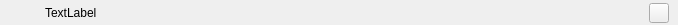
<?xml version="1.0" encoding="UTF-8"?>
<ui version="4.0">
 <class>Form</class>
 <widget class="QWidget" name="Form">
  <property name="geometry">
   <rect>
    <x>0</x>
    <y>0</y>
    <width>678</width>
    <height>25</height>
   </rect>
  </property>
  <property name="windowTitle">
   <string>Form</string>
  </property>
  <layout class="QVBoxLayout" name="verticalLayout">
   <property name="spacing">
    <number>0</number>
   </property>
   <property name="leftMargin">
    <number>0</number>
   </property>
   <property name="topMargin">
    <number>0</number>
   </property>
   <property name="rightMargin">
    <number>0</number>
   </property>
   <property name="bottomMargin">
    <number>0</number>
   </property>
   <item>
    <widget class="QWidget" name="widget" native="true">
     <layout class="QHBoxLayout" name="horizontalLayout">
      <property name="spacing">
       <number>0</number>
      </property>
      <property name="leftMargin">
       <number>20</number>
      </property>
      <property name="topMargin">
       <number>1</number>
      </property>
      <property name="bottomMargin">
       <number>0</number>
      </property>
      <item>
       <widget class="QLabel" name="label">
        <property name="minimumSize">
         <size>
          <width>20</width>
          <height>20</height>
         </size>
        </property>
        <property name="maximumSize">
         <size>
          <width>20</width>
          <height>20</height>
         </size>
        </property>
        <property name="text">
         <string/>
        </property>
        <property name="alignment">
         <set>Qt::AlignmentFlag::AlignCenter</set>
        </property>
       </widget>
      </item>
      <item>
       <widget class="QLabel" name="label_3">
        <property name="minimumSize">
         <size>
          <width>5</width>
          <height>20</height>
         </size>
        </property>
        <property name="maximumSize">
         <size>
          <width>5</width>
          <height>20</height>
         </size>
        </property>
        <property name="text">
         <string/>
        </property>
       </widget>
      </item>
      <item>
       <widget class="QLabel" name="label_2">
        <property name="minimumSize">
         <size>
          <width>0</width>
          <height>24</height>
         </size>
        </property>
        <property name="maximumSize">
         <size>
          <width>16777215</width>
          <height>24</height>
         </size>
        </property>
        <property name="text">
         <string>TextLabel</string>
        </property>
       </widget>
      </item>
      <item>
       <widget class="QPushButton" name="pushButton_3">
        <property name="minimumSize">
         <size>
          <width>20</width>
          <height>20</height>
         </size>
        </property>
        <property name="maximumSize">
         <size>
          <width>20</width>
          <height>20</height>
         </size>
        </property>
        <property name="cursor">
         <cursorShape>PointingHandCursor</cursorShape>
        </property>
        <property name="text">
         <string/>
        </property>
       </widget>
      </item>
     </layout>
    </widget>
   </item>
  </layout>
 </widget>
 <resources/>
 <connections/>
</ui>
